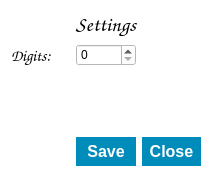
<?xml version="1.0" encoding="UTF-8"?>
<ui version="4.0">
 <class>Form</class>
 <widget class="QWidget" name="Form">
  <property name="geometry">
   <rect>
    <x>0</x>
    <y>0</y>
    <width>212</width>
    <height>177</height>
   </rect>
  </property>
  <property name="windowTitle">
   <string>Form</string>
  </property>
  <property name="styleSheet">
   <string notr="true">QWidget{
background-color: rgb(255, 255, 255);
}


QPushButton{
background-color: #008CBA;
color: white;
font-size: 16px;
padding: 5px 0;
border: 0;
font-family: &quot;Comic Sans MS&quot;;
font-weight: bold;
}

QPushButton:hover{
background-color: rgb(0, 170, 255);
}

QPushButton:pressed{
background-color: blue;
}

</string>
  </property>
  <layout class="QGridLayout" name="gridLayout">
   <item row="1" column="0">
    <widget class="QLabel" name="label_2">
     <property name="font">
      <font>
       <family>Comic Sans MS</family>
       <pointsize>12</pointsize>
       <weight>75</weight>
       <bold>true</bold>
      </font>
     </property>
     <property name="text">
      <string>Digits:</string>
     </property>
    </widget>
   </item>
   <item row="2" column="1" rowspan="2">
    <spacer name="verticalSpacer">
     <property name="orientation">
      <enum>Qt::Vertical</enum>
     </property>
     <property name="sizeHint" stdset="0">
      <size>
       <width>20</width>
       <height>40</height>
      </size>
     </property>
    </spacer>
   </item>
   <item row="1" column="1">
    <widget class="QSpinBox" name="spinBox"/>
   </item>
   <item row="4" column="1">
    <widget class="QPushButton" name="pushButton">
     <property name="text">
      <string>Save</string>
     </property>
    </widget>
   </item>
   <item row="4" column="2">
    <widget class="QPushButton" name="pushButton_2">
     <property name="text">
      <string>Close</string>
     </property>
    </widget>
   </item>
   <item row="0" column="0" colspan="3">
    <widget class="QLabel" name="label">
     <property name="font">
      <font>
       <family>Comic Sans MS</family>
       <pointsize>16</pointsize>
       <weight>75</weight>
       <bold>true</bold>
      </font>
     </property>
     <property name="text">
      <string>Settings</string>
     </property>
     <property name="alignment">
      <set>Qt::AlignCenter</set>
     </property>
    </widget>
   </item>
  </layout>
 </widget>
 <resources/>
 <connections/>
</ui>
